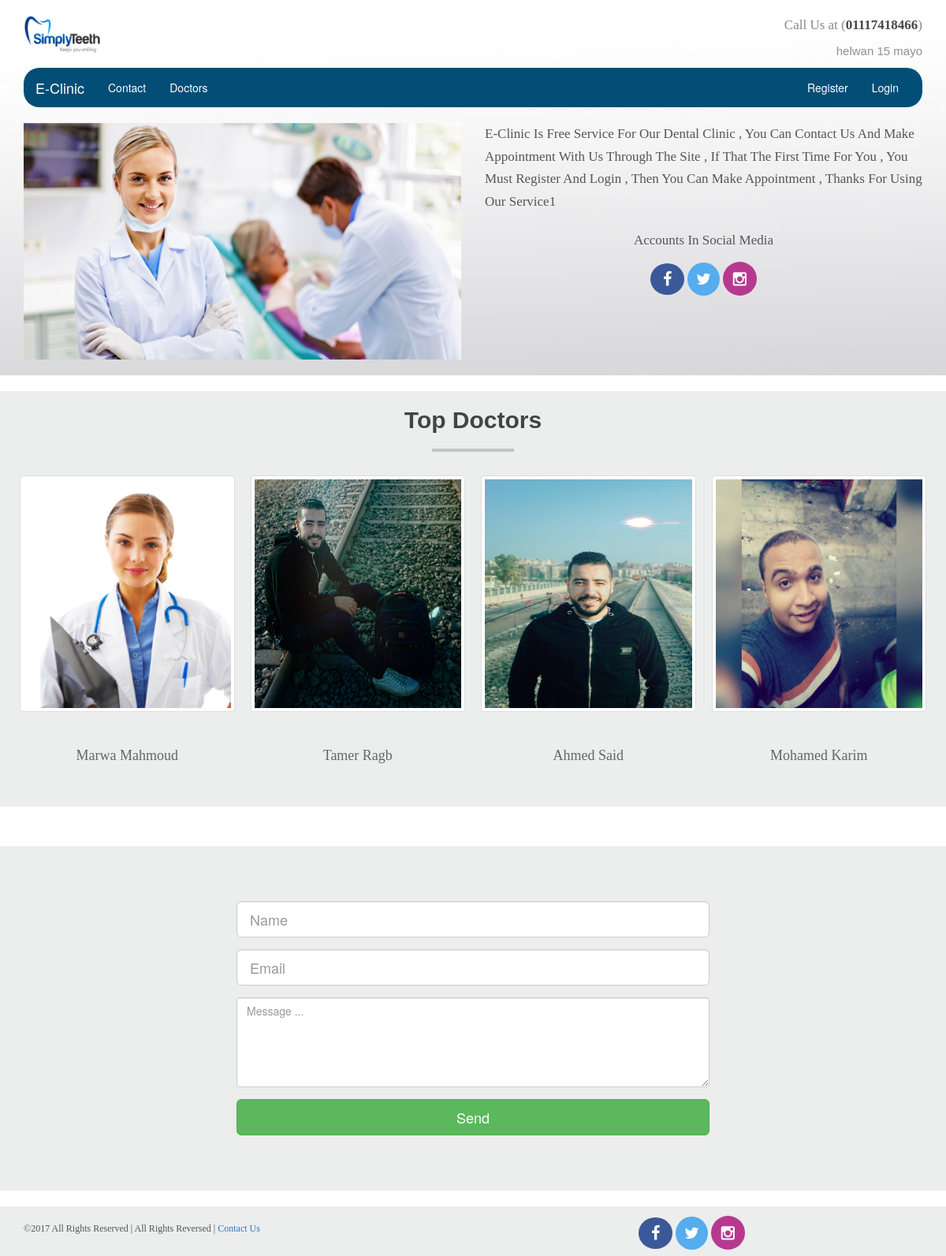
The page / on the database its author committed.
### tables this page shows
CREATE TABLE `aboutsite` (
  `id` int(11) NOT NULL,
  `title` varchar(50) NOT NULL,
  `aboutUs` text NOT NULL,
  `email` text NOT NULL,
  `facebook` text NOT NULL,
  `twitter` text NOT NULL,
  `instagram` text NOT NULL,
  `logo` text NOT NULL,
  `telephone` varchar(15) NOT NULL,
  `address` text NOT NULL,
  `copyright` text NOT NULL
);

CREATE TABLE `slider` (
  `id` int(11) NOT NULL,
  `slider` text NOT NULL,
  `state` int(11) NOT NULL
);

CREATE TABLE `users` (
  `id` int(11) NOT NULL,
  `fullname` varchar(50) NOT NULL,
  `email` text NOT NULL,
  `gender` varchar(10) NOT NULL,
  `telephone` varchar(50) NOT NULL,
  `photo` text NOT NULL,
  `username` varchar(50) NOT NULL,
  `password` varchar(50) NOT NULL,
  `state` int(11) NOT NULL,
  `type` int(11) NOT NULL
);

### index.php (called while the page is built)
<?php
include 'header.php';
include 'slider.php';
include 'content.php';
include 'copyright.php';
include 'footer.php';

### database.php (called while the page is built, shortened)
<?php
class Database
{
     private $con;
      public function __construct()
      {
          $this->con = $this->Connect();
      }
      public function Connect()
      {
       $localhost="localhost";
       $root="root";
       $password="";
       $db_name = "clinicmvc";
       $conn = mysqli_connect($localhost,$root,$password,$db_name);
     if($conn)
     {
        mysqli_query($conn,"SET character_set_results=utf8");
        mysqli_query($conn,"set names 'utf8'");
        return $conn;
     }
     else
     {
         echo"error To Connect With Database";
     }
     }
    public function get_all_assoc($result){
        $array=array();
        while($row= mysqli_fetch_assoc($result)){
            $array[]=$row;
        }
        return $array;
    }
       public function Select($table, $Date = "", $where = "")
       {
       $q="";
       $w="";
       if($where!=""){
           foreach ($where as $key=>$value){
           $w.="$key='$value'";}
           $w= "where ".rtrim($w,",");
       }
       if($Date!=""){
       foreach ($Date as $key){
           $q.="$key,";
       }
       $q=  rtrim($q,",");
       }
       else
       {
           $q="*";
       }
       $Query="SElECT $q FROM $table $w ORDER BY id DESC";
       $sql=  mysqli_query($this->con,$Query);
       if($sql){
          return $this->get_all_assoc($sql);
       }
       else{
          return FALSE;
       }
   }
}

### slider.php (the view, shortened to what this page needs)
<?php
require_once 'database.php';
$DB = new Database();
$about = $DB->Select('aboutSite');
?>
<section class="slider">
    <div class="container">
        <div class="intro">
            <div class="row">
                <div class="col-md-6">
                    <a href="index.php"><img src="<?php echo $about[0]['logo'];?>" width="100" height="50"></a>
                </div>
                <div class="col-md-6" style="text-align: right;">
                    <span>Call Us at (<h3><?php echo $about[0]['telephone'];?></h3>)</span>
                    <p><?php echo $about[0]['address'];?></p>
                </div>
            </div>
        </div>
        <nav class="navbar navbar-default">
            <div class="container-fluid">
              <div class="navbar-header">
                <a class="navbar-brand" href="index.php"><?php echo $about[0]['title'];?></a>
              </div>
              <div class="collapse navbar-collapse" id="bs-example-navbar-collapse-1">
                <ul class="nav navbar-nav">
                  <li <?php if (@($_GET['page']) == 'contact') echo "class='active'";?>><a href="?page=contact">Contact</a></li>
                  <li <?php if (@($_GET['page']) == 'cast') echo "class='active'";?>><a href="?page=cast">Doctors</a></li>
                </ul>
                <ul class="nav navbar-nav navbar-right">
                    <?php
                    if(!isset($_SESSION['username']))
                    {
                     ?>
                    <li <?php if (@($_GET['page']) == 'Register') echo "class='active'";?>><a href="?page=register">Register</a></li>
                    <li><a href="login.php">Login</a></li>
                    <?php
                    }
                    ?>
                </ul>
              </div>
            </div>
        </nav>
        <div class="moves">
            <div class="row">
                <div class="col-md-6">
                    <div id="carousel-example-generic" class="carousel slide" data-ride="carousel">
                        <div class="carousel-inner" role="listbox">
                          <?php
                        $where = array("state"=>1);
                        $slider = $DB->Select('slider','',$where);
                        for($i=0;$i<count($slider);$i++)
                        {
                            $photo = str_replace('../','',$slider[$i]['slider']);
                            if($i == 0)
                            {
                                echo
                                          "<div class='item active'>
                                              <img src='$photo' style='width:100%;height:300px'class='img-responsive'>
                                              <div class='carousel-caption'>
                                              </div>
                                          </div>";
                            }
                        }
                        ?>
                        </div>
                    </div>
                </div>
                <div class="col-md-6">
                    <p class="lead">
                        <?php echo $about[0]['aboutUs'];?>
                    </p>
                    <div class="icons">
                        <p class="lead">Accounts in Social Media </p>
                        <div class="socialmedia">
                        <a target="_blank" href="<?php echo "{$about[0]['facebook']}";?>" class="hvr-bob"><i class="fa fa-facebook fa-lg"></i></a>
                        <a target="_blank" href="<?php echo "{$about[0]['twitter']}";?>" class="hvr-bob"><i class="fa fa-twitter fa-lg"></i></a>
                        <a target="_blank" href="<?php echo "{$about[0]['instagram']}";?>" class="hvr-bob"><i class="fa fa-instagram fa-lg"></i></i></a>
                        </div>
                    </div>
                </div>
            </div>
        </div>
    </div>
</section>

### header.php (shortened to what this page needs)
<!DOCTYPE HTML>
<html xmlns="http://www.w3.org/1999/xhtml">
    <head>
        <link rel="stylesheet" href="css/bootstrap.min.css">
        <link rel="stylesheet" href="css/font-awesome.min.css">
        <link rel="stylesheet" href="css/hover.css">
        <link rel="stylesheet" href="css/animate.css">
        <link rel="stylesheet" type="text/css" href="css/style.css" media="screen">
        <link rel="stylesheet" type="text/css" href="css/media.css" media="screen">
    </head>
    <body>

### content.php
<section class="content">
                <?php
                if(isset($_GET['page']))
                {
                    $page = $_GET['page'].'.php';
                    if($_GET['page'] == "register" || "cast" || "contact")
                    {
                        echo "<div class='container'>";
                        include $page;
                        echo "</div>";
                    }
                    else if(is_file($page))
                    {
                        require_once 'database.php';
                        $DB = new Database();
                        $where = array(url=>$_GET['page']);
                        $pageId=$DB->Select('pages','',$where);
                        $id=$pageId[0]['id'];
                        $where=array(typeUserId=>$_SESSION['type'],' and '.pagesId=>$id);
                        $checkArray = $DB->Select('pagesusers','',$where);
                        if(empty($checkArray))
                        {
                            echo "";
                            echo "<h2 style='color:red;text-align:center;'><i class='fa fa-frown-o fa-3x'></i>"
                            . "<br>Page Not Allowed For You ...</h2>";
                        }
                        else
                        {
                        echo "<div class='container'>";
                        include $page;
                        echo '</div>';
                        }
                    }
                    else
                    {
                    echo '<h2>Page Not Available Now</h2>';
                    echo $page;
                    }
                }
                else
                {
                    include 'cast.php';
                    include 'contact.php';
                }
                ?>
</section>

### cast.php (shortened to what this page needs)
<section class="cast">
    <div class="container">
         <h2>Top Doctors</h2>
        <hr>
        <div class="row">
            <?php
            require_once 'database.php';
            $DB = new Database();
            $where = array("type"=>2);
            $doctors = $DB->Select('users','',$where);
            for($i=0;$i<count($doctors);$i++)
            {
                echo "<div class='col-md-3 col-sm-6 dr'>
                      <img src='{$doctors[$i]['photo']}' class='img-responsive img-thumbnail'>
                      <p class='lead'>{$doctors[$i]['fullname']}</p>
                      </div>";
            }
            ?>
        </div>
    </div>
</section>

### contact.php (shortened to what this page needs)
<?php
require_once 'database.php';
?>
<section class="contact">
    <div class="container">
        <form method="post" action="contact.php">
            <div class="form-group">
                <input type="text" name="name" placeholder="Name" class="form-control input-lg" required autocomplete="off">
            </div>
            <div class="form-group">
                <input type="email" name="email" placeholder="Email" class="form-control input-lg" required autocomplete="off">
            </div>
            <div class="form-group">
                <textarea class="form-control" name="message" placeholder="Message ..." rows="5" required></textarea>
            </div>
            <input type="submit" class="btn btn-success btn-lg btn-block" name="send" value="Send">
        </form>
    </div>
</section>

### copyright.php
<?php
require_once 'database.php';
$DB = new Database();
$webinfo = $DB->Select('aboutsite');
?>
<section class="copyright">
    <div class="container">
        <div class="row">
            <div class="col-md-8">
                <p>
                    &copy;<?php echo $webinfo[0]['copyright'];?> | All Rights Reversed |
                    <a href="?page=contact">Contact Us</a>
                </p>
            </div>
            <div class="col-md-4">
                <div class="socialmedia">
                    <a target="_blank" href="<?php echo "{$webinfo[0]['facebook']}";?>" class="hvr-bob"><i class="fa fa-facebook fa-lg"></i></a>
                    <a target="_blank" href="<?php echo "{$webinfo[0]['twitter']}";?>" class="hvr-bob"><i class="fa fa-twitter fa-lg"></i></a>
                    <a target="_blank" href="<?php echo "{$about[0]['instagram']}";?>" class="hvr-bob"><i class="fa fa-instagram fa-lg"></i></i></a>
                </div>
            </div>
        </div>
    </div>
</section>

### footer.php (shortened to what this page needs)
  </body>
</html>

### css/style.css (style rules this page uses)
.slider { background-image: url(../images/slider.jpg); background-size: cover; height: auto; padding-top: 20px; padding-bottom: 20px; overflow: hidden; }
.slider .intro a { text-decoration: none; width:110px; height: auto; display: block; }
.slider .intro p { color: #919092; font-family: Arial; font-size: 15px; margin-top: 10px; }
.slider .intro span { display: inline; font-size: 17px; font-family: Tahoma; color: #8a898a; padding-bottom: 20px; }
.slider .intro span h3 { display: inline; color: #464547; font-weight: bold; font-size: 17px; }
.slider .navbar-default { border: none; background-color:#024e76; border-radius: 20px; }
.slider .navbar-default .navbar-nav>li>a { color: #ffffff; }
.slider .navbar-default .navbar-brand { color: #fff; }
.slider .carousel-inner>.item>a>img, .carousel-inner>.item>img, .img-responsive, .thumbnail a>img, .thumbnail>img { width: 100%; height: 250px; }
.slider .moves p { line-height: 1.7; color: #555; font-family: Tahoma; font-size: 17px; text-transform: capitalize; }
.slider .moves .icons { text-align: center; }
.content { padding: 20px 0; }
.content hr { border-color:#c3c1c1; }
.content p { font-family: Arial; font-size: 14px; line-height: 1.7; text-transform: capitalize; margin-top: 10px; color: #666; text-align: justify }
.copyright { background-color: #eceded; padding: 20px 0; height: auto; }
.copyright p { font-family: Tahoma; text-transform: capitalize; font-size: 12px; color: #555; margin: 0; }
.copyright p a { text-decoration: none; color:#337ab7; }
.socialmedia { margin-bottom: 0; }
.socialmedia a { text-decoration: none; }
.socialmedia i { color: #ffffff; font-size: 20px; cursor: pointer; outline: none; display: inline; border-radius: 50%; }
.socialmedia :nth-of-type(1) i { padding: 10px 16px;; background-color: #3b5998; }
.socialmedia :nth-of-type(2) i { padding: 11px; background-color: #55acee; }
.socialmedia :nth-of-type(3) i { padding: 12px 13px 11px 13px; background-color: #b7398f; }
.cast { padding: 20px 0; background-color: #eceded; color: #444; text-align: center; overflow: hidden; margin-bottom: 50px; }
.cast img { width: 100%; margin-bottom: 30px; height: 300px; }
.cast .dr { padding: 10px; text-align: center; }
.cast p { text-align: center; font-family: Tahoma; font-size: 18px; }
.cast h2 { font-family: Arial; font-weight: bold; text-transform: capitalize; margin: 0; }
.cast hr { width: 100px; border: 2px solid #c3c3c3; }
.contact { padding: 20px 0; background-color: #eceded; text-align: center; }
.contact form { width: 600px; margin: 50px auto; }
body { overflow-x: hidden; }

### rows shown on the page
aboutsite: logo (picture), telephone "01117418466", address "helwan 15 mayo", title "E-Clinic", aboutUs "E-Clinic Is Free Service For Our Dental Clinic , You Can Contact Us And Make Appointment With Us Through The Site , If That The First Time For You , You Must Register And Login , Then You Can Make Appointment , Thanks For Using Our Service1", copyright "2017 All Rights Reserved"
slider: slider (picture)
users: photo (picture), fullname "Marwa Mahmoud"
users: photo (picture), fullname "Tamer Ragb"
users: photo (picture), fullname "Ahmed Said"
users: photo (picture), fullname "Mohamed Karim"
